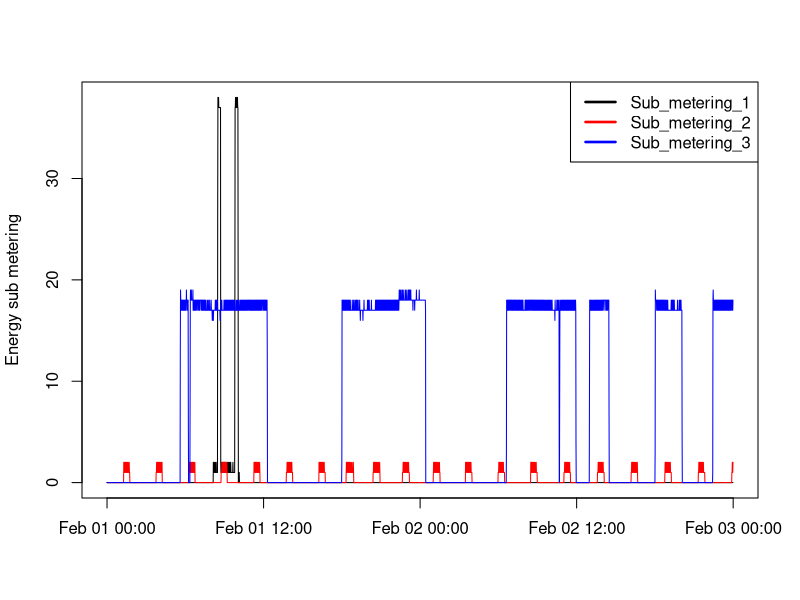

Reproduce this figure in R.
out <- read.csv("data/data.csv",sep=";", header=TRUE,stringsAsFactors=FALSE,dec=",",na.strings = c("?"), colClasses=c("character","character",rep("numeric",7)))
df <- out[out$Date %in% c("1/2/2007","2/2/2007") ,]
dt <- strptime(paste(df$Date, df$Time, sep=" "), "%d/%m/%Y %H:%M:%S") 
png("figure/plot3.png", width=505, height=505)
plot(dt, df$Sub_metering_1, type="l", ylab="Energy sub metering", xlab="", col="black")
lines(dt, df$Sub_metering_2, type="l", col="red")
lines(dt, df$Sub_metering_3, type="l", col="blue")
legend("topright", c("Sub_metering_1", "Sub_metering_2", "Sub_metering_3"), lty=1, lwd=2.5, col=c("black", "red", "blue"))
dev.off()